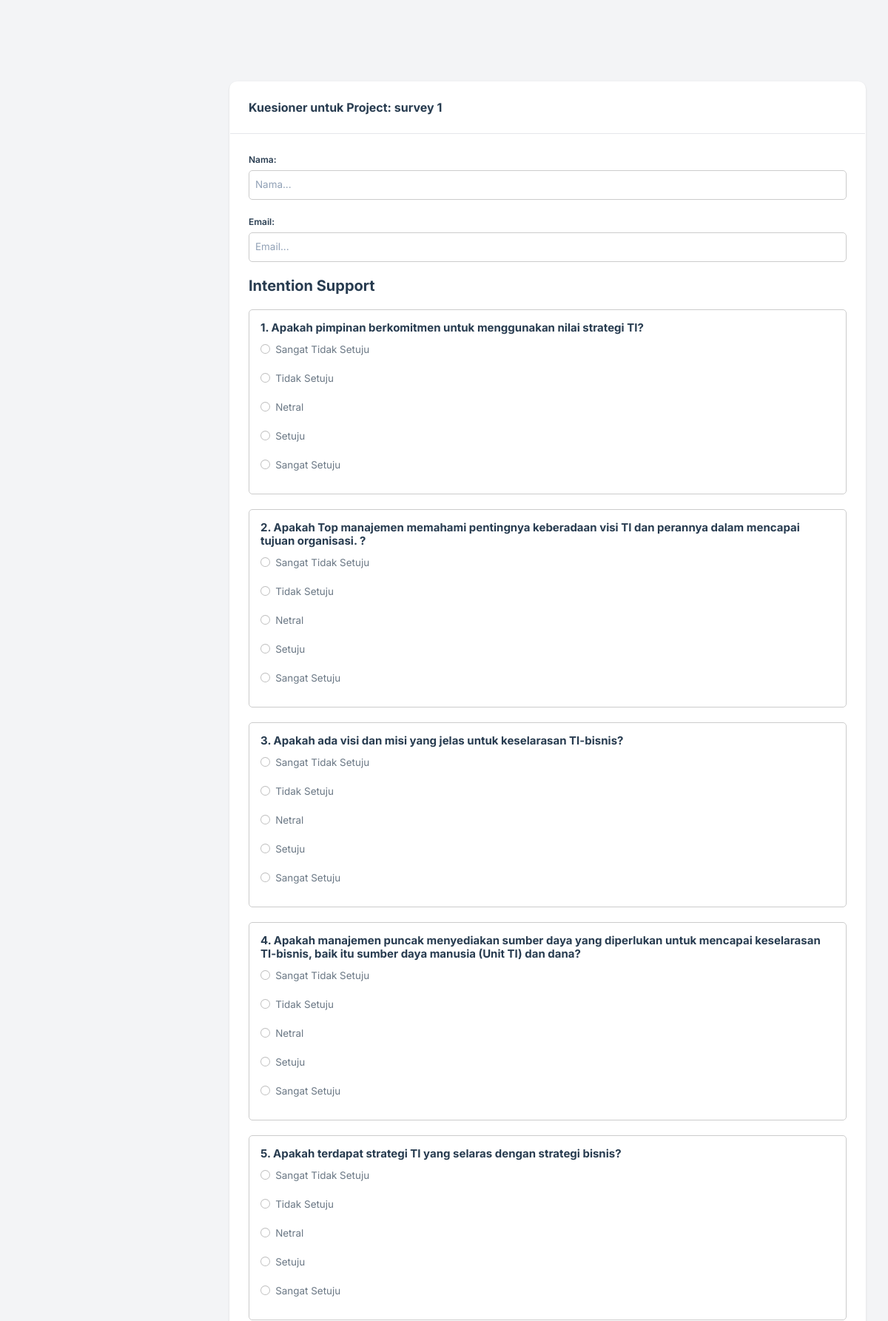
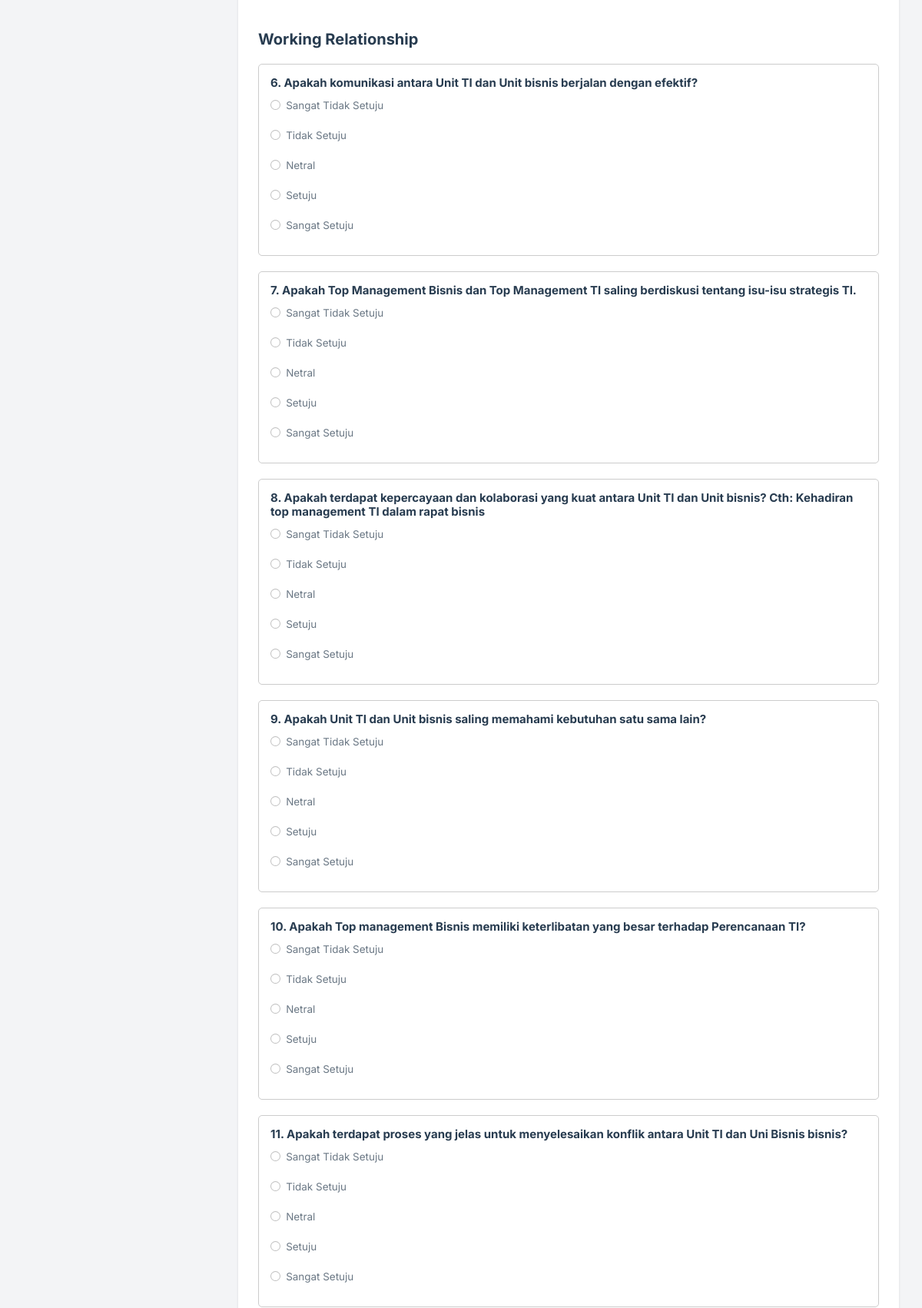
The page /views/survey.php?link=5e7ec69f8b0f4775ed310632b43c2092 (upper part) on the database its author committed (2 pictures, top to bottom).
### tables this page shows
CREATE TABLE `project` (
  `id_project` int(11) NOT NULL,
  `user_id` int(11) NOT NULL,
  `nama_project` varchar(255) NOT NULL,
  `link` varchar(255) NOT NULL
);

CREATE TABLE `kuesioner` (
  `id_kuesioner` int(11) NOT NULL,
  `area_id` int(11) NOT NULL,
  `pertanyaan` varchar(255) NOT NULL
);

### views/survey.php (the view, shortened to what this page needs)
<?php
include '../config/database.php';
if (isset($_GET['link'])) {
    $unique_link = $_GET['link'];
    $stmt = $conn->prepare("SELECT * FROM project WHERE link = ?");
    $stmt->bind_param("s", $unique_link);
    $stmt->execute();
    $result = $stmt->get_result();
    if ($result->num_rows == 1) {
        $project = $result->fetch_assoc();
        $stmt = $conn->prepare("SELECT * FROM kuesioner ORDER BY area_id, id_kuesioner");
        $stmt->execute();
        $kuesioner_result = $stmt->get_result();
        $kuesioner_data = $kuesioner_result->fetch_all(MYSQLI_ASSOC);
        $questions_by_area = [];
        foreach ($kuesioner_data as $kuesioner) {
            $questions_by_area[$kuesioner['area_id']][] = $kuesioner;
        }
        $areas_result = $conn->query("SELECT * FROM area");
        $areas = $areas_result->fetch_all(MYSQLI_ASSOC);
        $area_names = [];
        foreach ($areas as $area) {
            $area_names[$area['id_area']] = $area['nama_area'];
        }
        ?>
<!DOCTYPE html>
<!DOCTYPE html>
<html lang="zxx">
<head>
    <?php include 'partials/scripts.php'; ?>
    <link rel="stylesheet" type="text/css" href="https://cdn.datatables.net/1.11.5/css/jquery.dataTables.css">
    <link rel="stylesheet" type="text/css" href="https://cdn.datatables.net/1.11.5/css/dataTables.bootstrap4.min.css">
</head>
<body>
    <main class="nxl-container">
        <div class="nxl-content">
            <div class="main-content">
                <div class="row">
                    <div class="col-lg-12">
                        <div class="card stretch stretch-full">
                            <div class="card-header d-flex justify-content-between align-items-center">
                                <h5 class="card-title">Kuesioner untuk Project:
                                    <?php echo htmlspecialchars($project['nama_project']); ?></h5>
                            </div>
                            <div class="card-body">
                                <form method="POST" action="submit_kuesioner.php">
                                    <div class="form-group">
                                        <label class="form-label" for="nama">Nama:</label>
                                        <input type="text" id="nama" name="nama" placeholder="Nama..." required>
                                    </div>
                                    <div class="form-group">
                                        <label class="form-label" for="email">Email:</label>
                                        <input type="email" id="email" name="email" placeholder="Email..." required>
                                    </div>
                                    <?php
                                    $question_number = 1;
                                    foreach ($questions_by_area as $area_id => $questions) { ?>
                                    <div class="area-section">
                                        <h4><?php echo htmlspecialchars($area_names[$area_id]); ?></h4>
                                        <?php foreach ($questions as $kuesioner) { ?>
                                        <div class="question-section">
                                            <div class="form-check-group">
                                                <h6><?php echo $question_number . ". " . htmlspecialchars($kuesioner['pertanyaan']); ?>
                                                </h6>
                                                <div class="form-checks">
                                                    <div class="form-check">
                                                        <input class="form-check-input" type="radio"
                                                            name="jawaban[<?php echo $kuesioner['id_kuesioner']; ?>]"
                                                            value="Sangat Tidak Setuju" required>
                                                        <label class="form-check-label">Sangat Tidak Setuju</label>
                                                    </div>
                                                    <div class="form-check">
                                                        <input class="form-check-input" type="radio"
                                                            name="jawaban[<?php echo $kuesioner['id_kuesioner']; ?>]"
                                                            value="Tidak Setuju">
                                                        <label class="form-check-label">Tidak Setuju</label>
                                                    </div>
                                                    <div class="form-check">
                                                        <input class="form-check-input" type="radio"
                                                            name="jawaban[<?php echo $kuesioner['id_kuesioner']; ?>]"
                                                            value="Netral">
                                                        <label class="form-check-label">Netral</label>
                                                    </div>
                                                    <div class="form-check">
                                                        <input class="form-check-input" type="radio"
                                                            name="jawaban[<?php echo $kuesioner['id_kuesioner']; ?>]"
                                                            value="Setuju">
                                                        <label class="form-check-label">Setuju</label>
                                                    </div>
                                                    <div class="form-check">
                                                        <input class="form-check-input" type="radio"
                                                            name="jawaban[<?php echo $kuesioner['id_kuesioner']; ?>]"
                                                            value="Sangat Setuju">
                                                        <label class="form-check-label">Sangat Setuju</label>
                                                    </div>
                                                </div>
                                            </div>
                                        </div>
                                        <?php
                                        $question_number++;
                                        } ?>
                                    </div>
                                    <?php } ?>
                                </form>
                            </div>
                        </div>
                    </div>
                </div>
            </div>
        </div>
    </main>
</body>
</html>
<?php
    } else {
        echo "Tautan kuesioner tidak valid.";
    }
} else {
    echo "Tautan kuesioner tidak ditemukan.";
}
?>

### views/survey.php (style rules this page uses)
.question-section { margin-bottom: 20px; padding: 15px; border: 1px solid #ccc; border-radius: 5px; display: flex; flex-direction: column; }
.question-section h6 { margin-bottom: 15px; }
.area-section { margin-bottom: 40px; }
.area-section h4 { margin-bottom: 20px; }
.form-check-group { display: flex; flex-direction: column; align-items: flex-start; }
.form-check-group h6 { margin-bottom: 10px; }
.form-checks { display: flex; flex-direction: column; gap: 5px; }
.form-check { margin-bottom: 10px; }
.form-group { margin-bottom: 20px; }
.form-group label { display: block; margin-bottom: 5px; }
.form-group input { width: 100%; padding: 8px; border: 1px solid #ccc; border-radius: 5px; }

### rows shown on the page
project: nama_project "survey 1"
kuesioner: pertanyaan "Apakah pimpinan berkomitmen untuk menggunakan nilai strategi TI?"
kuesioner: pertanyaan "Apakah Top manajemen memahami pentingnya keberadaan visi TI dan perannya dalam mencapai tujuan organisasi. ?"
kuesioner: pertanyaan "Apakah ada visi dan misi yang jelas untuk keselarasan TI-bisnis?"
kuesioner: pertanyaan "Apakah manajemen puncak menyediakan sumber daya yang diperlukan untuk mencapai keselarasan TI-bisnis, baik itu sumber daya manusia (Unit TI) dan dana?"
kuesioner: pertanyaan "Apakah terdapat strategi TI yang selaras dengan strategi bisnis?"
kuesioner: pertanyaan "Apakah komunikasi antara Unit TI dan Unit bisnis berjalan dengan efektif?"
kuesioner: pertanyaan "Apakah Top Management Bisnis dan Top Management TI saling berdiskusi tentang isu-isu strategis TI."
kuesioner: pertanyaan "Apakah terdapat kepercayaan dan kolaborasi yang kuat antara Unit TI dan Unit bisnis? Cth: Kehadiran top management TI dalam rapat bisnis"
kuesioner: pertanyaan "Apakah Unit TI dan Unit bisnis saling memahami kebutuhan satu sama lain?"
kuesioner: pertanyaan "Apakah Top management Bisnis memiliki keterlibatan yang besar terhadap Perencanaan TI?"
kuesioner: pertanyaan "Apakah terdapat proses yang jelas untuk menyelesaikan konflik antara Unit TI dan Uni Bisnis bisnis?"

### other values the page prints
$area_names[$area_id] "Intention Support"
$area_names[$area_id] "Working Relationship"
